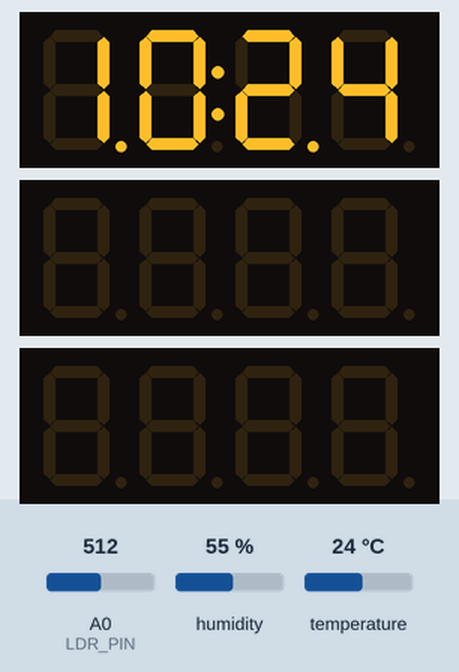
A sketch run on a simulated ESP8266 (NodeMCU). On the bench: 3 × 4-digit seven-segment display. Inputs (shaded band) come from the test bench; at power-on: humidity 55 %, A0 (LDR_PIN) = 512, temperature 24 °C. WiFi joins after 1.5 s; servers stay silent unless stated; the local clock reads 2024-03-15 10:24:30 at power-on unless the sketch sets it; what the sketch prints to the serial monitor is not drawn.

Above: at 2.7 s.
2.8 s: humidity set to 22 %
At 5.4 s:
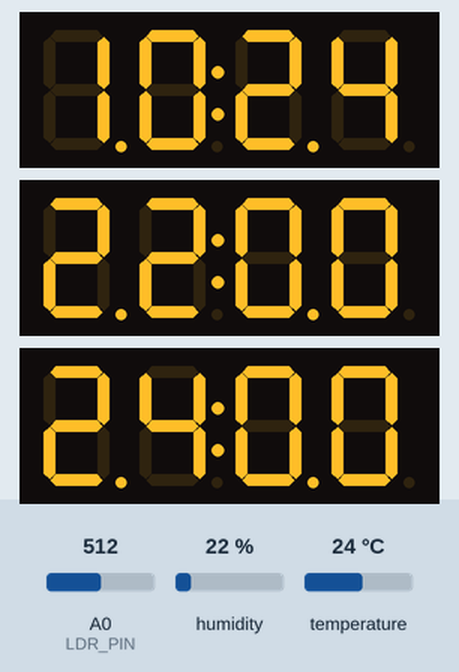
11.5 s: A0 (LDR_PIN) set to 716
21.5 s: temperature set to 12 °C
At 25.6 s:
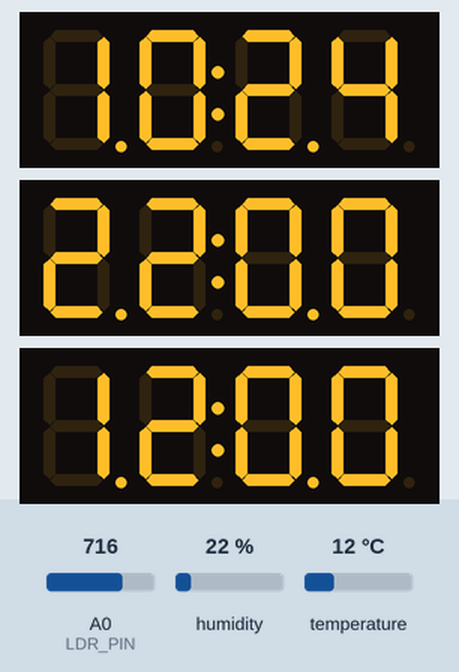
31.5 s: A0 (LDR_PIN) set to 511
At 35.7 s:
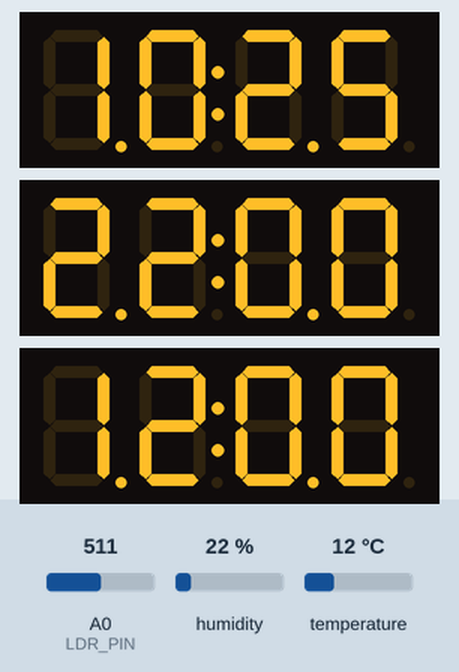
41.6 s: humidity set to 40 %
At 46.6 s:
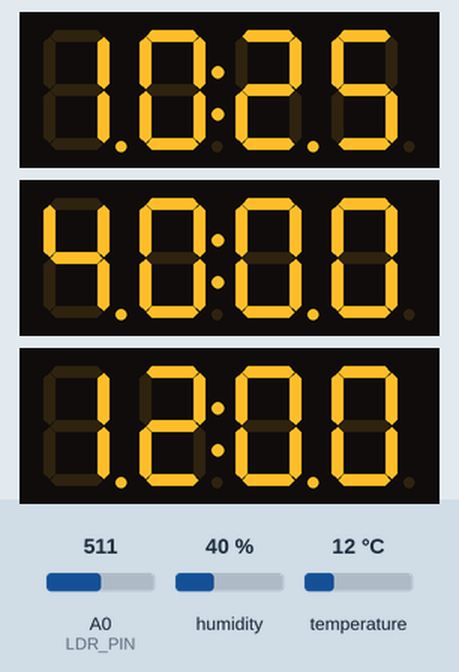
48.5 s: A0 (LDR_PIN) set to 306
Timing chart, 0 to 51.5 s (numbered marks = the images above; inputs shaded):
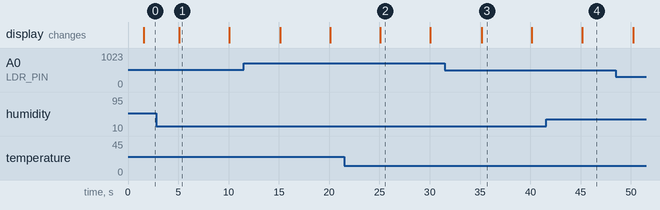

The sketch:

ClockOTA.ino
```cpp
#include <ESP8266WiFi.h>
#include <ESP8266mDNS.h>
#include <WiFiUdp.h>
#include <ArduinoOTA.h>
#include <Wire.h>
#include <TM1637Display.h>
#include <DHT.h>

#ifndef STASSID
#define STASSID "HUAWEI-104AU3"
#define STAPSK "321222lee"
#endif

const char* ssid = STASSID;
const char* password = STAPSK;

unsigned long lastNtpSync = 0;
const unsigned long ntpSyncInterval = 3600000;  // 每小时同步一次时间

unsigned long lastSensorUpdate = 0;
const unsigned long sensorInterval = 5000;  // 每5秒更新一次传感器数据

// TM1637 配置
#define CLK_PIN_TEMP 13
#define DIO_PIN_TEMP 16
TM1637Display tm1637Temp(CLK_PIN_TEMP, DIO_PIN_TEMP);

#define CLK_PIN_HUMID 5
#define DIO_PIN_HUMID 2
TM1637Display tm1637Humid(CLK_PIN_HUMID, DIO_PIN_HUMID);

#define CLK_PIN_TIME 12
#define DIO_PIN_TIME 14
TM1637Display tm1637Time(CLK_PIN_TIME, DIO_PIN_TIME);

// DHT22 配置
#define DHT_PIN 4
DHT dht(DHT_PIN, DHT22);

#define LDR_PIN A0

void setup() {
  Serial.begin(115200);
  Serial.println("Booting");

  WiFi.mode(WIFI_STA);
  WiFi.begin(ssid, password);

  // 限制 WiFi 连接时间，15 秒超时
  unsigned long wifiStartTime = millis();
  while (WiFi.status() != WL_CONNECTED && millis() - wifiStartTime < 15000) {
    delay(500);
    Serial.print(".");
  }

  if (WiFi.status() == WL_CONNECTED) {
    Serial.println("\nWiFi Connected!");
    Serial.print("IP address: ");
    Serial.println(WiFi.localIP());
  } else {
    ESP.restart();
  }

  WiFi.setSleepMode(WIFI_LIGHT_SLEEP);  // 进入 WiFi 轻度休眠模式

  // 初始化显示屏
  tm1637Temp.setBrightness(4);
  tm1637Humid.setBrightness(4);
  tm1637Time.setBrightness(4);

  tm1637Time.clear();
  tm1637Humid.clear();
  tm1637Temp.clear();

  pinMode(LDR_PIN, INPUT);
  dht.begin();

  // 仅在启动时同步一次时间
  configTime(8 * 3600, 0, "pool.ntp.org", "time.nist.gov");
  lastNtpSync = millis();
}

void loop() {
  unsigned long currentMillis = millis();

  ArduinoOTA.handle();  // OTA 仍然保持不变

  // 每小时同步一次时间
  if (currentMillis - lastNtpSync >= ntpSyncInterval) {
    Serial.println("Syncing time with NTP...");
    configTime(8 * 3600, 0, "pool.ntp.org", "time.nist.gov");
    lastNtpSync = currentMillis;
  }

  // 每 5 秒更新一次传感器数据
  if (currentMillis - lastSensorUpdate >= sensorInterval) {
    lastSensorUpdate = currentMillis;
    updateSensors();
  }

  displayTime();
}

void displayTime() {
  struct tm timeinfo;
  if (getLocalTime(&timeinfo)) {
    int hour = timeinfo.tm_hour;
    int minute = timeinfo.tm_min;
    tm1637Time.showNumberDecEx(hour * 100 + minute, 0b11100000, true);
  }
}

void updateSensors() {
  float temperature = dht.readTemperature();
  float humidity = dht.readHumidity();

  if (!isnan(temperature)) {
    int temp = (int)(temperature * 100);
    tm1637Temp.showNumberDecEx(temp, 0b11100000);
  }

  if (!isnan(humidity)) {
    int hum = (int)(humidity * 100);
    tm1637Humid.showNumberDecEx(hum, 0b11100000);
  }

  adjustBrightness();
}

void adjustBrightness() {
  int ldrValue = analogRead(LDR_PIN);
  int brightness = map(ldrValue, 1023, 0, 1, 5);
  tm1637Temp.setBrightness(brightness);
  tm1637Humid.setBrightness(brightness);
  tm1637Time.setBrightness(brightness);
}
```

Measured:
- after the input at 21.5 s, the display: changes after 3.6 s (image 2)
- after the input at 41.6 s, the display: changes after 3.6 s (image 4)
- what the display in image 2 shows lasts 4.9 s, from 25.1 s to 30.0 s
